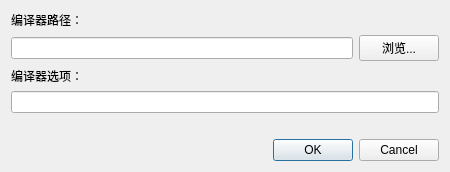
<?xml version="1.0" encoding="UTF-8"?>
<ui version="4.0">
 <class>CompilerSettingsDialog</class>
 <widget class="QDialog" name="CompilerSettingsDialog">
  <property name="geometry">
   <rect>
    <x>0</x>
    <y>0</y>
    <width>450</width>
    <height>166</height>
   </rect>
  </property>
  <property name="sizePolicy">
   <sizepolicy hsizetype="Fixed" vsizetype="Fixed">
    <horstretch>0</horstretch>
    <verstretch>0</verstretch>
   </sizepolicy>
  </property>
  <property name="windowTitle">
   <string>编译器设置</string>
  </property>
  <layout class="QVBoxLayout" name="verticalLayout_3">
   <item>
    <layout class="QVBoxLayout" name="verticalLayout_2">
     <item>
      <widget class="QLabel" name="label">
       <property name="text">
        <string>编译器路径：</string>
       </property>
      </widget>
     </item>
     <item>
      <layout class="QHBoxLayout" name="horizontalLayout">
       <item>
        <widget class="QLineEdit" name="compilerPath">
         <property name="text">
          <string/>
         </property>
        </widget>
       </item>
       <item>
        <widget class="QPushButton" name="browse">
         <property name="text">
          <string>浏览...</string>
         </property>
        </widget>
       </item>
      </layout>
     </item>
    </layout>
   </item>
   <item>
    <layout class="QVBoxLayout" name="verticalLayout">
     <item>
      <widget class="QLabel" name="label_2">
       <property name="text">
        <string>编译器选项：</string>
       </property>
      </widget>
     </item>
     <item>
      <widget class="QLineEdit" name="compilerOptions"/>
     </item>
    </layout>
   </item>
   <item>
    <spacer name="verticalSpacer">
     <property name="orientation">
      <enum>Qt::Vertical</enum>
     </property>
     <property name="sizeType">
      <enum>QSizePolicy::Fixed</enum>
     </property>
     <property name="sizeHint" stdset="0">
      <size>
       <width>20</width>
       <height>20</height>
      </size>
     </property>
    </spacer>
   </item>
   <item>
    <widget class="QDialogButtonBox" name="buttonBox">
     <property name="orientation">
      <enum>Qt::Horizontal</enum>
     </property>
     <property name="standardButtons">
      <set>QDialogButtonBox::Cancel|QDialogButtonBox::Ok</set>
     </property>
    </widget>
   </item>
  </layout>
 </widget>
 <resources/>
 <connections>
  <connection>
   <sender>buttonBox</sender>
   <signal>accepted()</signal>
   <receiver>CompilerSettingsDialog</receiver>
   <slot>accept()</slot>
   <hints>
    <hint type="sourcelabel">
     <x>248</x>
     <y>254</y>
    </hint>
    <hint type="destinationlabel">
     <x>157</x>
     <y>274</y>
    </hint>
   </hints>
  </connection>
  <connection>
   <sender>buttonBox</sender>
   <signal>rejected()</signal>
   <receiver>CompilerSettingsDialog</receiver>
   <slot>reject()</slot>
   <hints>
    <hint type="sourcelabel">
     <x>316</x>
     <y>260</y>
    </hint>
    <hint type="destinationlabel">
     <x>286</x>
     <y>274</y>
    </hint>
   </hints>
  </connection>
 </connections>
</ui>
